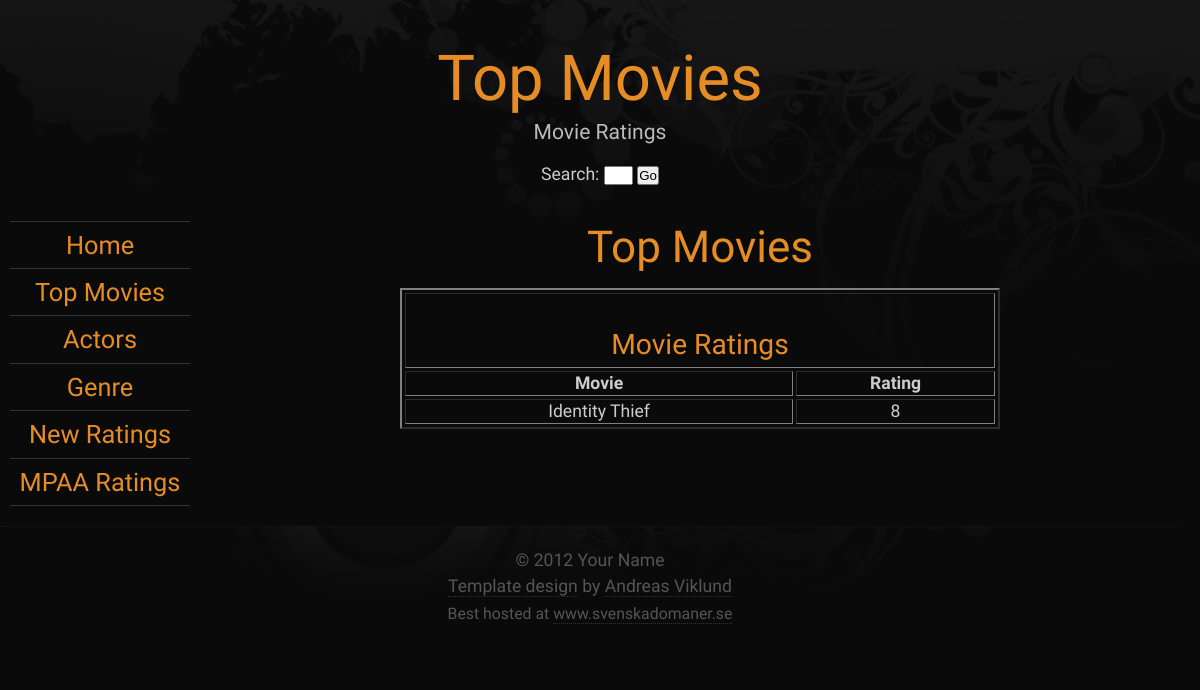
The app's page /freestyle/topmovies.php, older data.
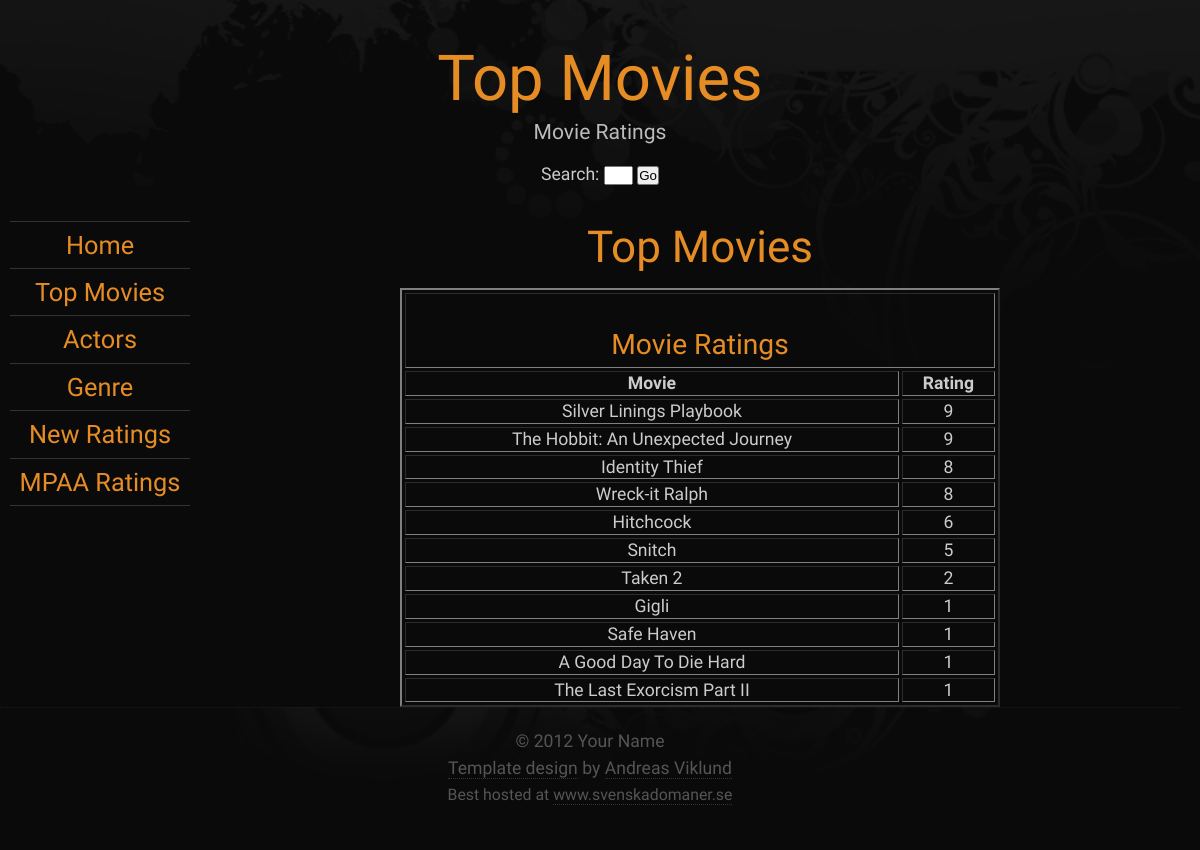
The same page, newer data.
### tables this page shows
CREATE TABLE IF NOT EXISTS `ratings` (
  `movie` int(11) NOT NULL,
  `review` blob NOT NULL,
  `rating` int(11) NOT NULL,
  `review_date` date NOT NULL,
  PRIMARY KEY (`movie`)
);

CREATE TABLE IF NOT EXISTS `movie` (
  `id` int(11) NOT NULL AUTO_INCREMENT,
  `movie_title` varchar(50) NOT NULL,
  `genre` varchar(20) NOT NULL,
  `lead_actor` varchar(50) NOT NULL,
  `lead_actress` varchar(50) NOT NULL,
  `MPAA` varchar(5) NOT NULL,
  `run_time` int(11) NOT NULL,
  PRIMARY KEY (`id`)
);

### freestyle/topmovies.php (the view, shortened to what this page needs)
<!DOCTYPE html PUBLIC "-//W3C//DTD XHTML 1.0 Strict//EN" "http://www.w3.org/TR/xhtml1/DTD/xhtml1-strict.dtd">
<html xmlns="http://www.w3.org/1999/xhtml" lang="en" xml:lang="en">
<head>
	<link rel="stylesheet" type="text/css" href="freestyle.css" title="The Grid" media="all" />
</head>
<body class="wider orange">
<div id="layout">
	<div id="header" class="row">
		<div class="col c12 aligncenter">
			<h1><a class="red" href="index.php">Top Movies</a></h1>
			<p class="slogan">Movie Ratings</p>
			<form method="post" action="topmovies.php">
            <label for="search">Search:</label>
			<input type="text" id="search" name="search" size="1" </p>
			<input type="submit" value="Go" name="submit" /></p>
		</div>
	</div>
	<div class="row">
		<div class="col c2">
			<ul class="menu">
				<li><a href="index.php">Home</a></li>
				<li><a href="topmovies.php">Top Movies</a></li>
				<li><a href="actors.php">Actors</a></li>
				<li><a href="genre.php">Genre</a></li>
				<li><a href="ratings.php">New Ratings</a></li>
				<li><a href="mpaa.php">MPAA Ratings</a></li>
			</ul>
		</div>
			<center><div>
			<h2>Top Movies</h2>
            <TABLE  BORDER="2" align="center" width="50%" cellpadding="4" cellspacing="3">
   				<TR align="center">
      				<TH COLSPAN="2">
         				<H3><BR>Movie Ratings</H3>
      				</TH>
   				</TR>
      				<TH align="center">Movie</TH>
      				<TH align="center">Rating</TH>
                <?php
                include "db_connect.php";
				if (isset($_POST['search'])){
					$searchterm = mysql_real_escape_string($_POST['search']);
					$query = "SELECT m.movie_title, r.rating FROM movie AS m INNER JOIN ratings AS r ON m.id = r.movie WHERE r.rating LIKE '$searchterm' ORDER BY r.rating DESC";
					$result = mysqli_query($db, $query);
					while($row = mysqli_fetch_array($result)) {
						$movie = $row['movie_title'];
  						$rating = $row['rating'];
						echo "<TR align=\"center\">";
						echo "<TD>".$movie."</TD>";
						echo "<TD>".$rating."</TD>";
						echo "</TR>";
					}
				}
				else{
				$query = "SELECT m.movie_title, r.rating FROM movie AS m INNER JOIN ratings AS r ON m.id = r.movie ORDER BY r.rating DESC";
				$result = mysqli_query($db, $query);
				while($row = mysqli_fetch_array($result)) {
					$movie = $row['movie_title'];
  					$rating = $row['rating'];
					echo "<TR align=\"center\">";
					echo "<TD>".$movie."</TD>";
					echo "<TD>".$rating."</TD>";
					echo "</TR>";
				}
				}
                ?>
			</TABLE>
		</div></center>
	<div id="footer" class="row">
		<div class="col c12">
			<p>&copy; 2012 Your Name<br />
			<a href="http://andreasviklund.com/templates/freestyle/">Template design</a> by <a href="http://andreasviklund.com/">Andreas Viklund</a><br /><span class="smaller">Best hosted at <a href="https://www.svenskadomaner.se/?ref=mall&amp;ling=en" title="Svenska Domäner AB">www.svenskadomaner.se</a></span></p>
		</div>
	</div>
</div>
</body>
</html>

Row changes from the older to the newer data that the page shows:
added ratings: movie.movie_title "Silver Linings Playbook", rating "9"
added ratings: movie.movie_title "The Hobbit: An Unexpected Journey", rating "9"
added ratings: movie.movie_title "Wreck-it Ralph", rating "8"
added ratings: movie.movie_title "Hitchcock", rating "6"
added ratings: movie.movie_title "Snitch", rating "5"
added ratings: movie.movie_title "Taken 2", rating "2"
added ratings: movie.movie_title "Gigli", rating "1"
added ratings: movie.movie_title "Safe Haven", rating "1"
added ratings: movie.movie_title "A Good Day To Die Hard", rating "1"
added ratings: movie.movie_title "The Last Exorcism Part II", rating "1"
